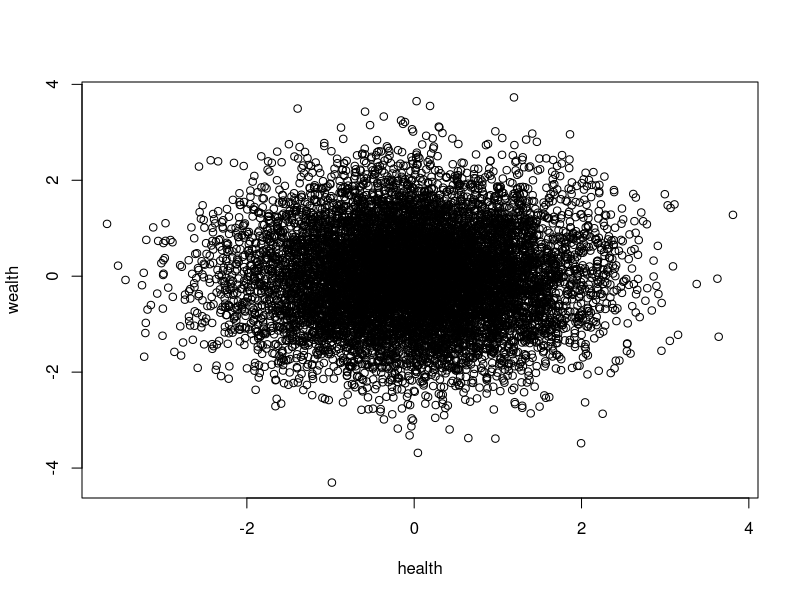
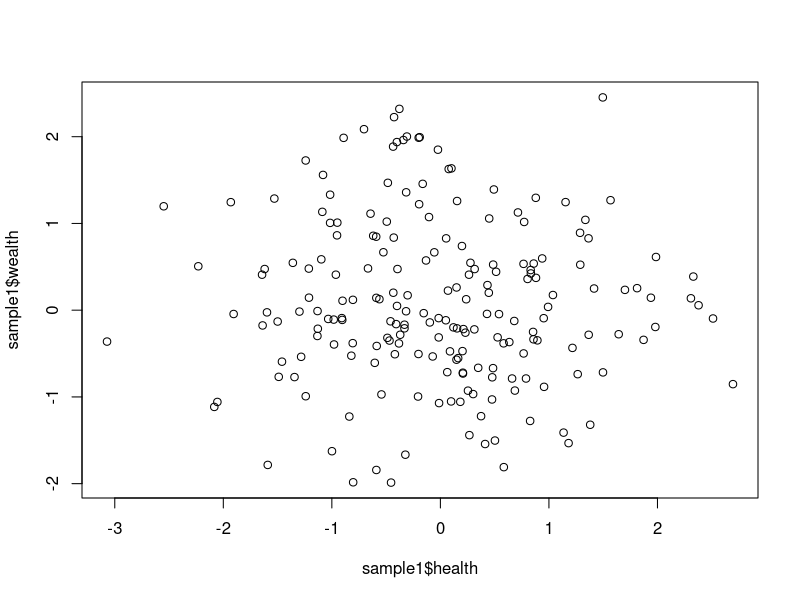
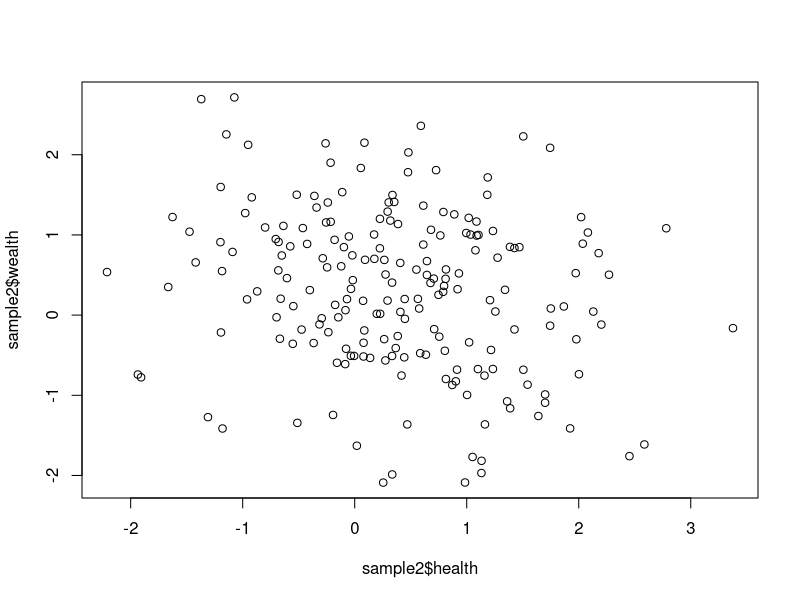
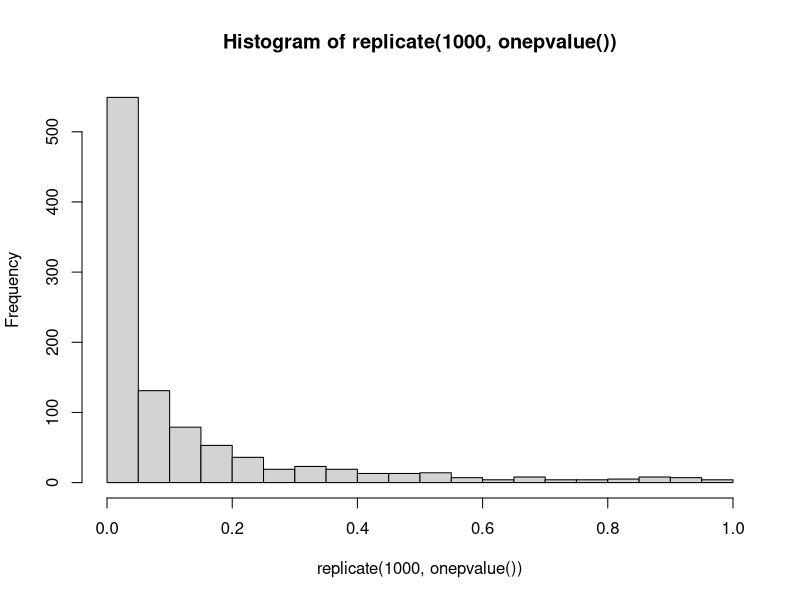

The R script that drew these images, in order:
## ---- chunk 1
knitr::opts_chunk$set(echo = TRUE, warning=FALSE, message=FALSE)
## ---- chunk 2
set.seed(1)
populationsize = 1e4
samplesize = 200

population <- data.frame(health=rnorm(populationsize), wealth=rnorm(populationsize))
plot(population)
## ---- chunk 3
sample1 <- population[sample(populationsize, samplesize),]
plot(sample1$health, sample1$wealth)
cor.test(sample1$health, sample1$wealth)
## ---- chunk 4
population$b_participate = (population$health + population$wealth)
population$prob_participate = exp(population$b_participate) / (1+exp(population$b_participate))

sample2 <- population[sample(populationsize, samplesize, prob = population$prob_participate),]
## ---- chunk 5
mean(sample2$health)
mean(sample2$wealth)
## ---- chunk 6
plot(sample2$health, sample2$wealth)
cor.test(sample2$health, sample2$wealth)
## ---- chunk 7
onepvalue <- function(){
  samplen <- population[sample(populationsize, samplesize, prob = population$prob_participate),]
  cor.test(samplen$health, samplen$wealth)$p.value
}
replicate(1000, onepvalue()) |> hist(breaks=20)
